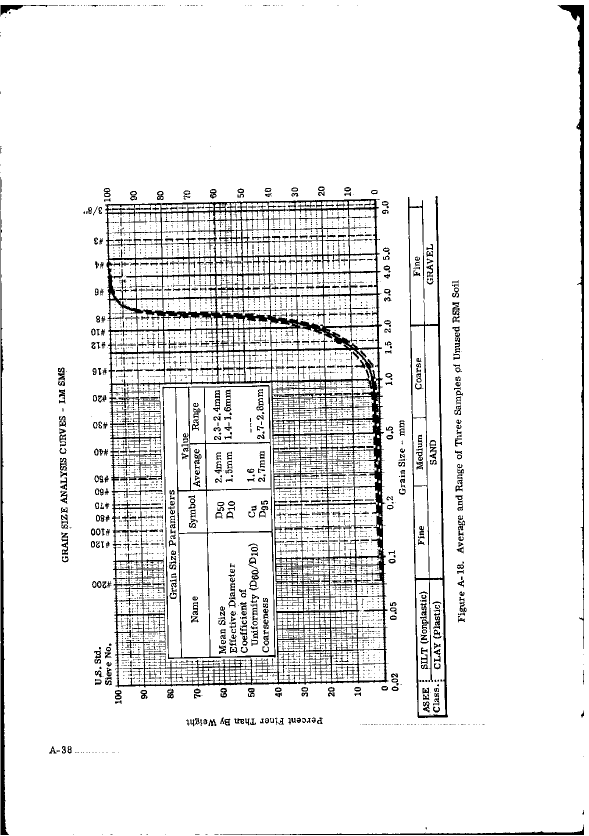
#> input picture img/1968-vol2/p0039.png, 1178 x 1671 px, found by its file name (shown at 1/2 size)
$ python gridmask.py
#> lines starting #> are read from the running program, lines starting #| are printed output that depends on the picture; after the words box and inside, x2 and y2 are one past the last pixel; in counts of white or black regions, pixels touching at a corner belong together
"""Claude reader helper (FA-18): find every straight grid line of the sheet (labelled, unlabelled,
dashed sieve lines, frame) and write a viewing image in which the grid's pixels are grey and all
other ink black, so the three curves can be followed where they cross the dense log grid. For
reading only: the calibration uses the labelled lines of cal-p1, never this mask."""
import sys
from pathlib import Path
import numpy as np
from PIL import Image

HERE = Path(__file__).resolve()
WS = HERE.parents[3]
g = np.asarray(Image.open(WS / "packet/p0039.png").convert("L"))
#> g is the input picture: shape (1671, 1178); 91.6% white; 4865 black regions (4214 under 20 px), largest, box (x1, y1, x2, y2) and area: (210, 398, 777, 1375) 80043, (816, 392, 896, 1436) 8807, (1115, 10, 1168, 1298) 7247
dark = g < 128
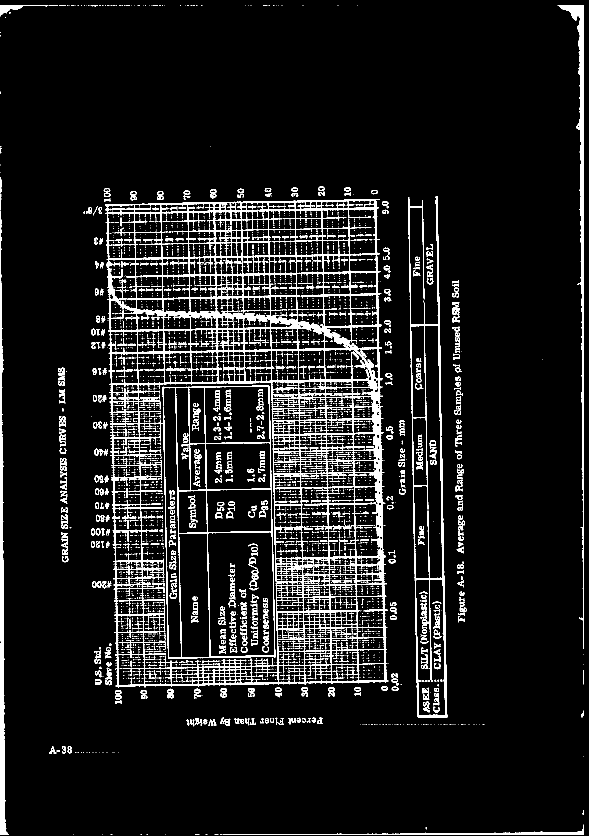
#> dark: shape (1671, 1178) bool (shown at 1/2 size); 8.4% white; 4865 white regions (4214 under 20 px), largest, box (x1, y1, x2, y2) and area: (210, 398, 777, 1375) 80043, (816, 392, 896, 1436) 8807, (1115, 10, 1168, 1298) 7247
H, Wd = g.shape
#> H = 1671; Wd = 1178
U0, U1, V0, V1 = 575, 2115, 1085, 3760


def find(axis, k, thr):
    """lines along `axis` ('h': v = c + k u; 'v': u = c + k v): dark fraction along every tilted line"""
#> called with axis = 'h', k = -0.019, thr = 0.3
    out = []
    if axis == "h":
        us = np.arange(U0, U1)
        for c in np.arange(V0 - k * U0 - 40, V1 - k * U0 + 40, 1.0):
            vs = np.round(c + k * us).astype(int)
            ok = (vs >= V0) & (vs < V1)
            if ok.sum() < 0.5 * len(us):
                out.append(0.0); continue
            out.append(dark[vs[ok], us[ok]].mean())
#> after the loop, out = 55 values from 0 to 0
        base = V0 - k * U0 - 40
    else:
        vs = np.arange(V0, V1)
        for c in np.arange(U0 - k * V0 - 80, U1 - k * V0 + 10, 1.0):
            us = np.round(c + k * vs).astype(int)
            ok = (us >= U0) & (us < U1)
            if ok.sum() < 0.5 * len(vs):
                out.append(0.0); continue
            out.append(dark[vs[ok], us[ok]].mean())
        base = U0 - k * V0 - 80
    f = np.array(out)
    lines = []
    i = 0
    while i < len(f):
        if f[i] >= thr:
            j = i
            while j + 1 < len(f) and f[j + 1] >= thr:
                j += 1
            seg = f[i:j + 1]
            c = base + i + (np.arange(len(seg)) * seg).sum() / seg.sum()
            lines.append((c, j - i + 1, float(seg.max())))
            i = j + 1
        else:
            i += 1
    return lines


if __name__ == "__main__":
    thr = float(sys.argv[1]) if len(sys.argv) > 1 else 0.3
#> (the run stopped early here; a loop or call above may not have finished)

$ run again, with img/1968-vol2/p0003.png copied over img/1968-vol2/p0039.png
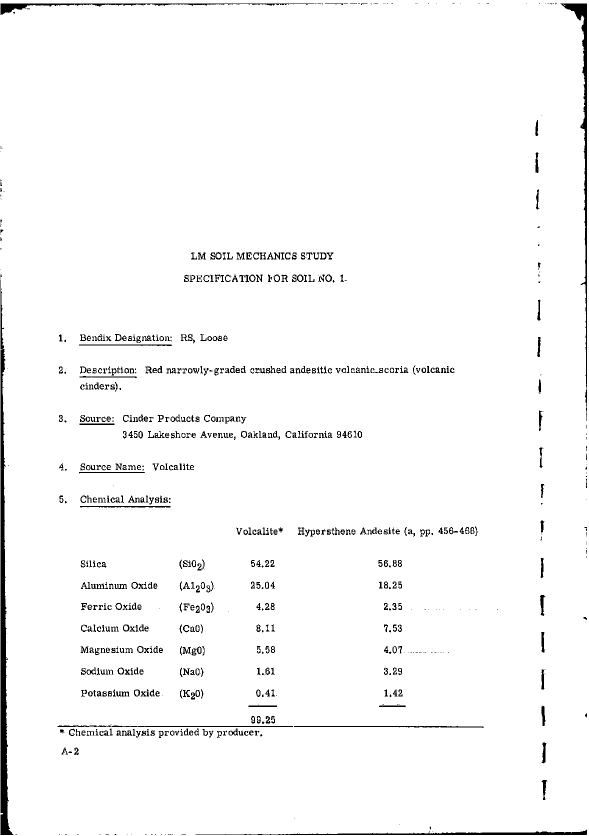
#> input picture img/1968-vol2/p0003.png, 1178 x 1671 px, found by its file name (shown at 1/2 size)
#> g is the input picture: shape (1671, 1178); 97.2% white; 763 black regions (242 under 20 px), largest, box (x1, y1, x2, y2) and area: (1, 560, 27, 1670) 9966, (1121, 7, 1174, 842) 4423, (391, 1659, 1174, 1670) 2632
#> `dark = g < 128`:
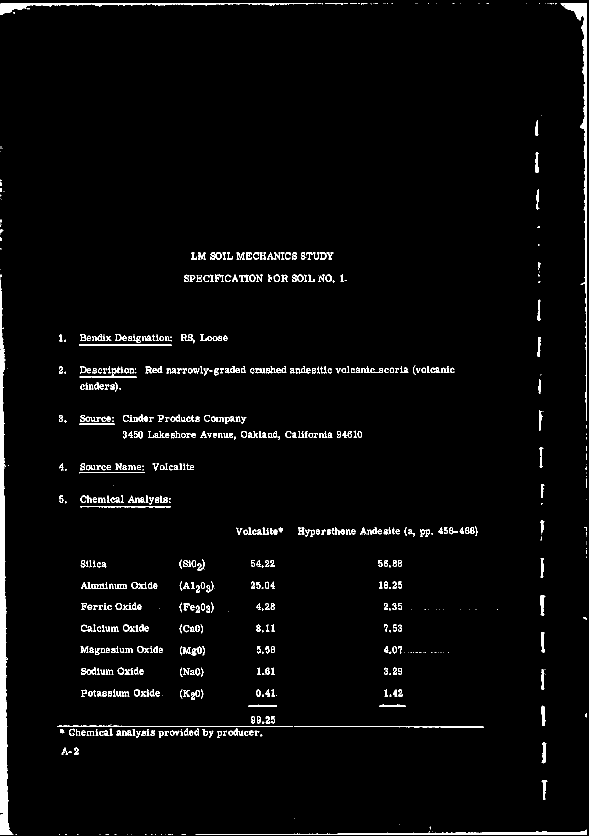
#> dark: shape (1671, 1178) bool (shown at 1/2 size); 2.8% white; 763 white regions (242 under 20 px), largest, box (x1, y1, x2, y2) and area: (1, 560, 27, 1670) 9966, (1121, 7, 1174, 842) 4423, (391, 1659, 1174, 1670) 2632
#> after the loop in find, `for c in np.arange(V0 - k * U0 - 40, V1 - k * U0 + 40, 1.0):`: out = 55 values from 0 to 0

$ run again, with img/1968-vol2/p0004.png copied over img/1968-vol2/p0039.png
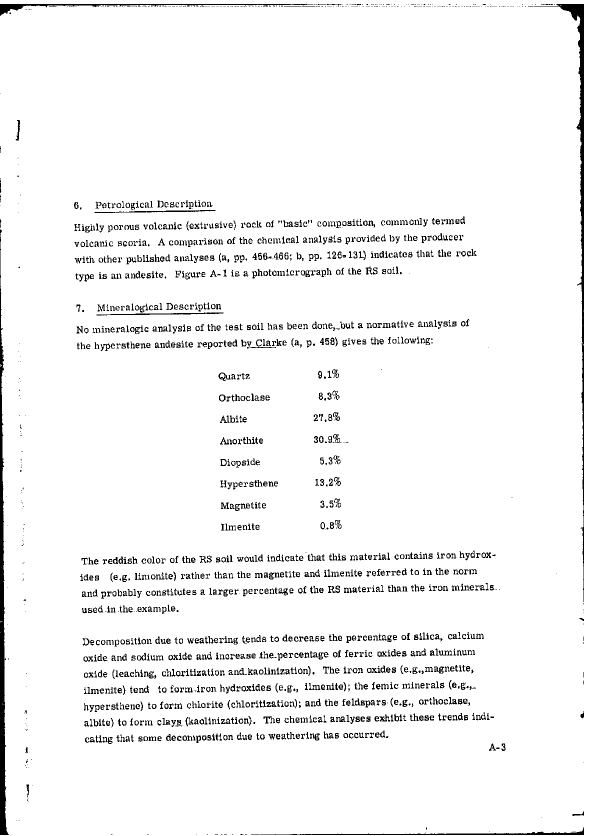
#> input picture img/1968-vol2/p0004.png, 1178 x 1671 px, found by its file name (shown at 1/2 size)
#> g is the input picture: shape (1671, 1178); 95.6% white; 1799 black regions (547 under 20 px), largest, box (x1, y1, x2, y2) and area: (0, 458, 18, 1670) 8020, (1068, 8, 1168, 1204) 6629, (0, 8, 627, 32) 2191
#> `dark = g < 128`:
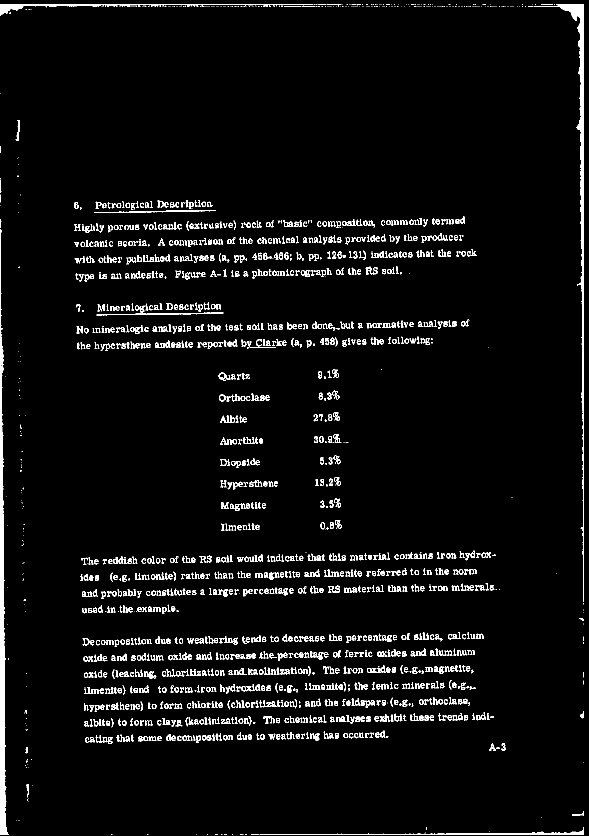
#> dark: shape (1671, 1178) bool (shown at 1/2 size); 4.4% white; 1799 white regions (547 under 20 px), largest, box (x1, y1, x2, y2) and area: (0, 458, 18, 1670) 8020, (1068, 8, 1168, 1204) 6629, (0, 8, 627, 32) 2191
#> after the loop in find, `for c in np.arange(V0 - k * U0 - 40, V1 - k * U0 + 40, 1.0):`: out = 55 values from 0 to 0

$ run again, with img/1968-vol2/p0005.png copied over img/1968-vol2/p0039.png
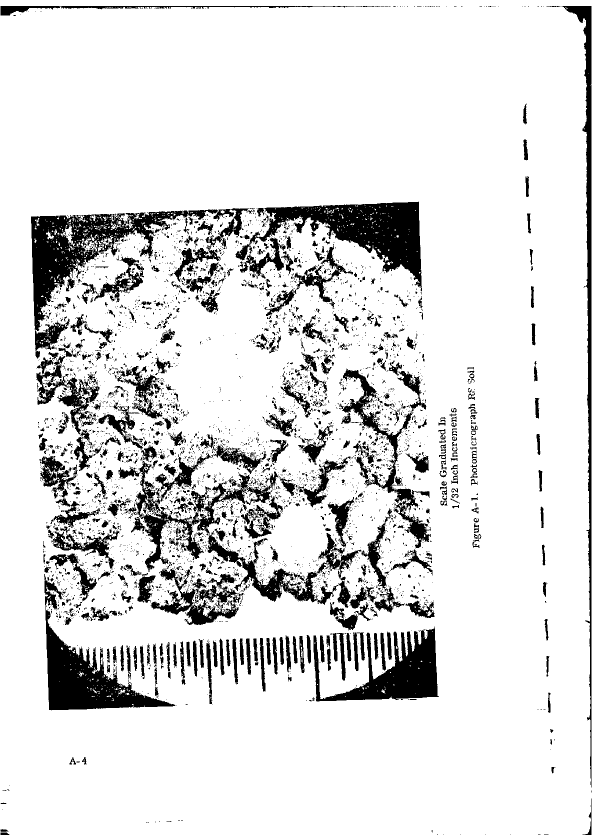
#> input picture img/1968-vol2/p0005.png, 1196 x 1671 px, found by its file name (shown at 1/2 size)
#> g is the input picture: shape (1671, 1196); 87.1% white; 4872 black regions (4265 under 20 px), largest, box (x1, y1, x2, y2) and area: (62, 418, 468, 717) 24967, (471, 403, 844, 582) 23679, (88, 1148, 350, 1421) 19021
#> `dark = g < 128`:
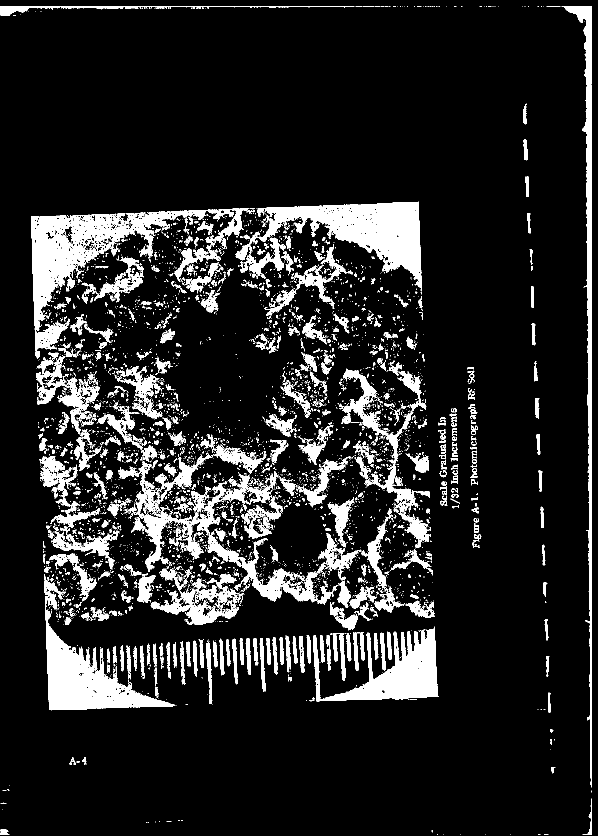
#> dark: shape (1671, 1196) bool (shown at 1/2 size); 12.9% white; 4872 white regions (4265 under 20 px), largest, box (x1, y1, x2, y2) and area: (62, 418, 468, 717) 24967, (471, 403, 844, 582) 23679, (88, 1148, 350, 1421) 19021
#> after the loop in find, `for c in np.arange(V0 - k * U0 - 40, V1 - k * U0 + 40, 1.0):`: out = 55 values from 0 to 0
